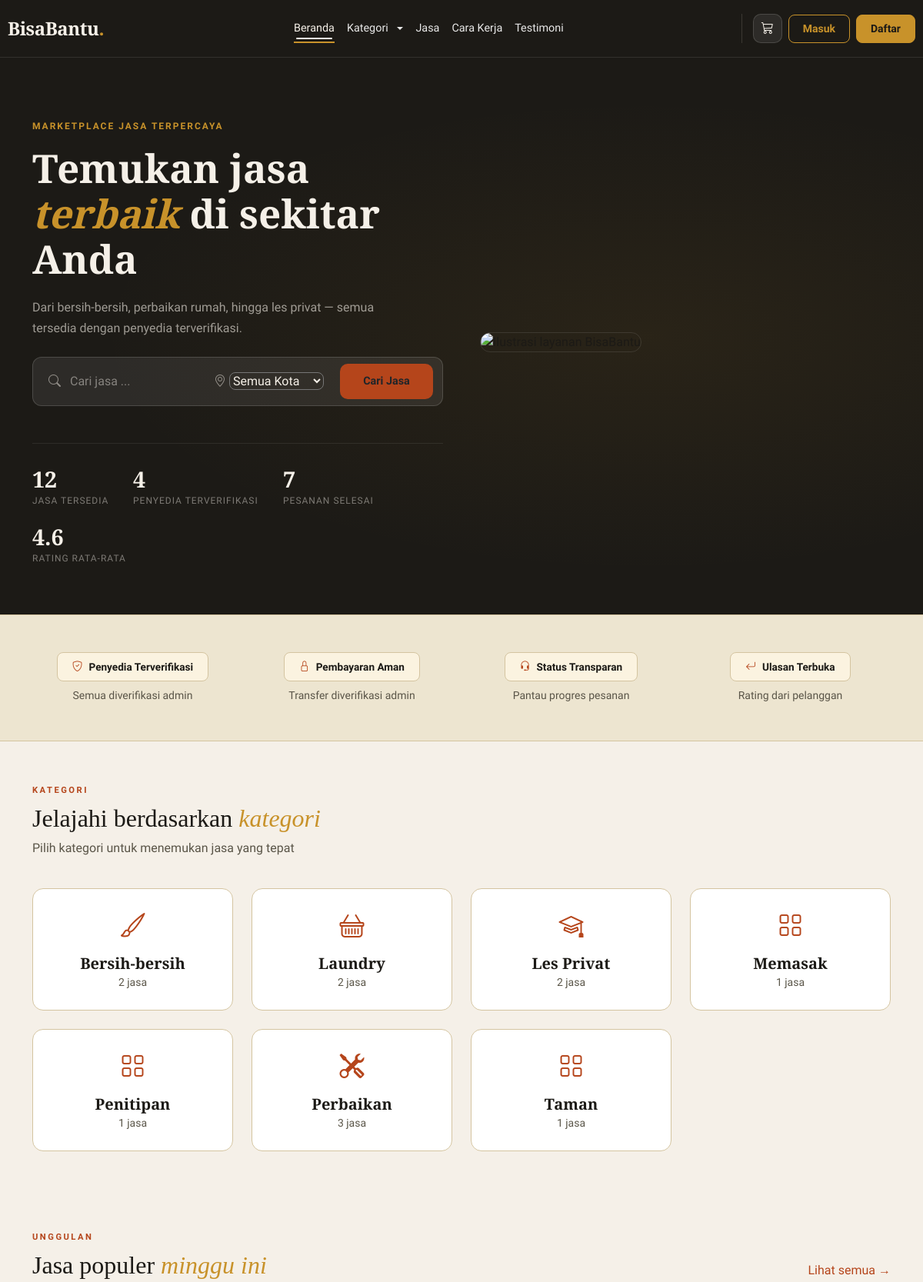
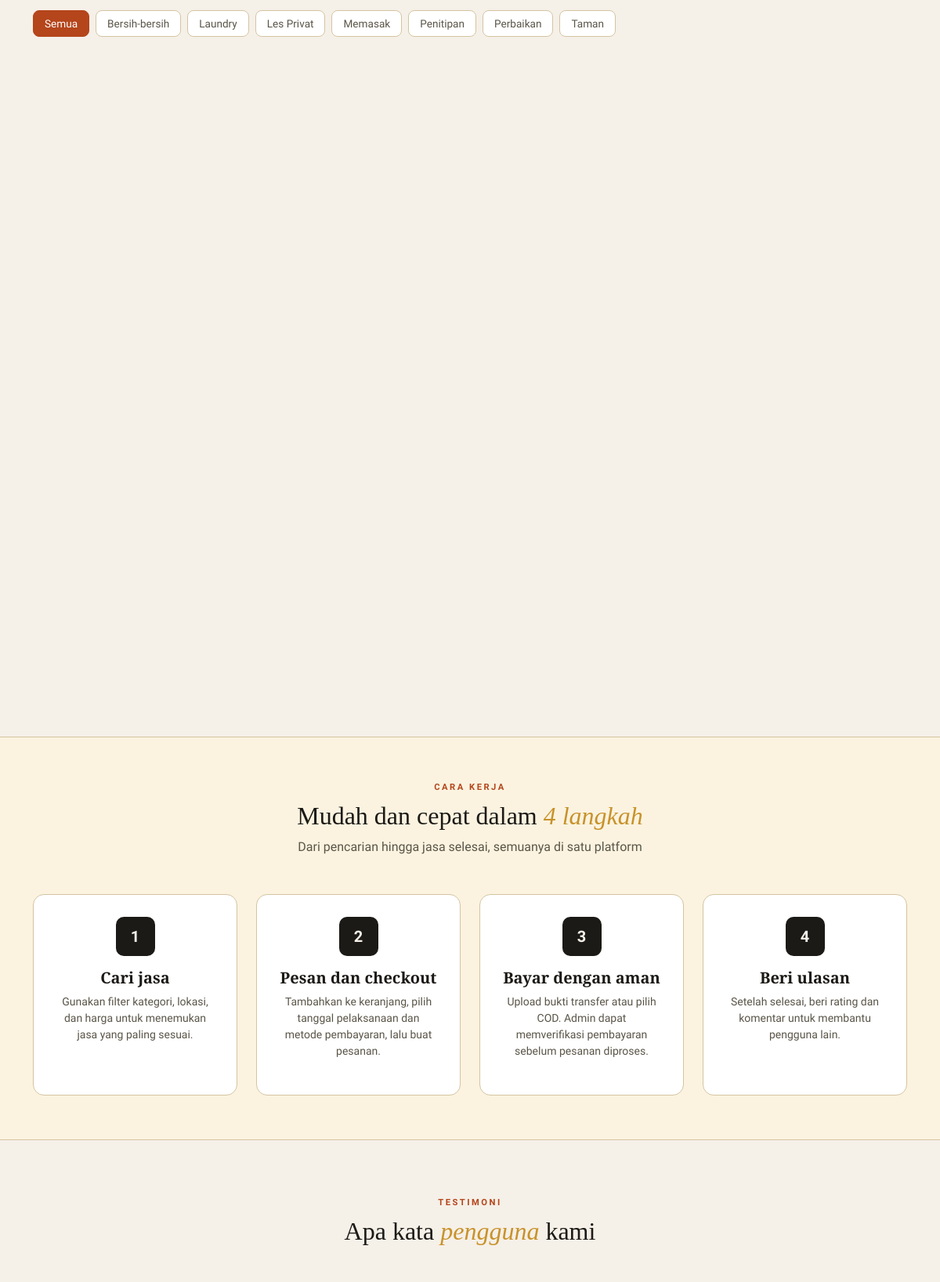
The page / (upper part) on the database its author committed (2 pictures, top to bottom).
### tables this page shows
CREATE TABLE `categories` (
  `id` int NOT NULL AUTO_INCREMENT,
  `name` varchar(50) NOT NULL,
  `description` text,
  `created_at` timestamp NOT NULL DEFAULT CURRENT_TIMESTAMP,
  PRIMARY KEY (`id`)
);

### src/controllers/HomeController.php (called while the page is built)
<?php
include __DIR__ . '/../views/layout/header.php';
include __DIR__ . '/../views/public/home.php';
include __DIR__ . '/../views/layout/footer.php';

### src/helpers/functions.php (called while the page is built, shortened)
<?php
function base_url($path = '') {
    $scheme = (!empty($_SERVER['HTTPS']) && $_SERVER['HTTPS'] !== 'off') ? 'https' : 'http';
    $host = $_SERVER['HTTP_HOST'] ?? 'localhost';
    $scriptDir = rtrim(dirname($_SERVER['SCRIPT_NAME']), '/\\');
    $base = $scheme . '://' . $host . $scriptDir;
    return rtrim($base, '/\\') . '/' . ltrim($path, '/\\');
}
function e($value) {
    return htmlspecialchars($value, ENT_QUOTES, 'UTF-8');
}
function category_icon($name) {
    $icons = [
        'bersih' => 'bi-brush',
        'perbaikan' => 'bi-tools',
        'les' => 'bi-mortarboard',
        'laundry' => 'bi-basket',
        'kecantikan' => 'bi-stars',
        'transport' => 'bi-truck',
    ];
    $lower = strtolower($name);
    foreach ($icons as $key => $icon) {
        if (str_contains($lower, $key)) {
            return $icon;
        }
    }
    return 'bi-grid';
}
function slugify($value) {
    $value = strtolower(trim((string) $value));
    $value = preg_replace('/[^a-z0-9]+/i', '-', $value);
    return trim($value, '-') ?: 'lainnya';
}

### src/models/ServiceModel.php (called while the page is built, shortened)
<?php
class ServiceModel {
    private $pdo;
    public function __construct($pdo) {
        $this->pdo = $pdo;
    }
    public function getAllActive() {
        $stmt = $this->pdo->query('
            SELECT s.*, u.name as provider_name, u.is_verified as provider_verified, c.name as category_name,
                   COALESCE(AVG(r.rating), 0) as avg_rating,
                   COUNT(r.id) as review_count
            FROM services s
            JOIN users u ON s.provider_id = u.id
            JOIN categories c ON s.category_id = c.id
            LEFT JOIN reviews r ON r.service_id = s.id
            WHERE s.is_active = 1 AND u.is_verified = 1
            GROUP BY s.id
            ORDER BY s.created_at DESC
        ');
        return $stmt->fetchAll();
    }
    public function getPopularActive($limit = 8) {
        $stmt = $this->pdo->prepare('
            SELECT s.*, u.name as provider_name, u.is_verified as provider_verified, c.name as category_name,
                   COALESCE(rr.avg_rating, 0) as avg_rating,
                   COALESCE(rr.review_count, 0) as review_count,
                   COALESCE(oo.order_count, 0) as order_count,
                   COALESCE(oo.order_quantity, 0) as order_quantity
            FROM services s
            JOIN users u ON s.provider_id = u.id
            JOIN categories c ON s.category_id = c.id
            LEFT JOIN (
                SELECT service_id, AVG(rating) as avg_rating, COUNT(id) as review_count
                FROM reviews
                GROUP BY service_id
            ) rr ON rr.service_id = s.id
            LEFT JOIN (
                SELECT oi.service_id,
                       COUNT(DISTINCT o.id) as order_count,
                       COALESCE(SUM(oi.quantity), 0) as order_quantity
                FROM order_items oi
                JOIN orders o ON o.id = oi.order_id
                WHERE o.status IN ("paid", "accepted", "in_progress", "completed")
                GROUP BY oi.service_id
            ) oo ON oo.service_id = s.id
            WHERE s.is_active = 1
              AND u.is_verified = 1
              AND (COALESCE(oo.order_count, 0) > 0 OR COALESCE(rr.review_count, 0) > 0)
            ORDER BY COALESCE(oo.order_quantity, 0) DESC,
                     COALESCE(oo.order_count, 0) DESC,
                     COALESCE(rr.avg_rating, 0) DESC,
                     COALESCE(rr.review_count, 0) DESC,
                     s.created_at DESC
            LIMIT ?
        ');
        $stmt->bindValue(1, (int) $limit, PDO::PARAM_INT);
        $stmt->execute();
        return $stmt->fetchAll();
    }
    public function countActive() {
        $stmt = $this->pdo->query('
            SELECT COUNT(s.id)
            FROM services s
            JOIN users u ON s.provider_id = u.id
            WHERE s.is_active = 1 AND u.is_verified = 1
        ');
        return (int) $stmt->fetchColumn();
    }
}

### src/models/UserModel.php (called while the page is built, shortened)
<?php
class UserModel {
    private $pdo;
    public function __construct($pdo) {
        $this->pdo = $pdo;
    }
    public function countVerifiedProviders() {
        $stmt = $this->pdo->query('SELECT COUNT(id) FROM users WHERE role = "provider" AND is_verified = 1');
        return (int) $stmt->fetchColumn();
    }
}

### src/models/OrderModel.php (called while the page is built, shortened)
<?php
class OrderModel {
    private $pdo;
    public function __construct($pdo) {
        $this->pdo = $pdo;
    }
    public function getAll() {
        $stmt = $this->pdo->query('
            SELECT o.*, ub.name as buyer_name, up.name as provider_name
            FROM orders o
            JOIN users ub ON o.buyer_id = ub.id
            JOIN users up ON o.provider_id = up.id
            ORDER BY o.created_at DESC
        ');
        return $stmt->fetchAll();
    }
}

### src/models/CategoryModel.php (called while the page is built, shortened)
<?php
class CategoryModel {
    private $pdo;
    public function __construct($pdo) {
        $this->pdo = $pdo;
    }
    public function getAllWithServiceCount() {
        $stmt = $this->pdo->query('
            SELECT c.*, COUNT(u.id) as service_count
            FROM categories c
            LEFT JOIN services s ON s.category_id = c.id AND s.is_active = 1
            LEFT JOIN users u ON s.provider_id = u.id AND u.is_verified = 1
            GROUP BY c.id
            ORDER BY c.name ASC
        ');
        return $stmt->fetchAll();
    }
}

### src/views/public/home.php (the view, shortened to what this page needs)
<?php
require_once __DIR__ . '/../../models/ServiceModel.php';
require_once __DIR__ . '/../../models/CategoryModel.php';
require_once __DIR__ . '/../../models/UserModel.php';
require_once __DIR__ . '/../../models/OrderModel.php';
$serviceModel = new ServiceModel($pdo);
$categoryModel = new CategoryModel($pdo);
$userModel = new UserModel($pdo);
$orderModel = new OrderModel($pdo);
$activeHomeServices = $serviceModel->getAllActive();
$homeServices = $serviceModel->getPopularActive(8);
$homeCategories = $categoryModel->getAllWithServiceCount();
$activeServiceCount = $serviceModel->countActive();
$verifiedProviderCount = $userModel->countVerifiedProviders();
$completedOrderCount = count(array_filter($orderModel->getAll(), fn($order) => $order['status'] === 'completed'));
$avgRating = 0;
$brandImagePath = 'src/assets/uploads/images/brand.png';
$brandImageUrl = base_url($brandImagePath);
$ratingRows = array_filter($activeHomeServices, fn($service) => (int) $service['review_count'] > 0);
if (!empty($ratingRows)) {
    $avgRating = array_sum(array_map(fn($service) => (float) $service['avg_rating'], $ratingRows)) / count($ratingRows);
}
?>
<section class="hero" id="beranda">
    <div class="container">
        <div class="row align-items-center g-5">
            <div class="col-lg-6">
                <div class="hero-eyebrow">Marketplace Jasa Terpercaya</div>
                <h1 class="hero-title">Temukan jasa <em>terbaik</em> di sekitar Anda</h1>
                <p class="hero-desc">Dari bersih-bersih, perbaikan rumah, hingga les privat — semua tersedia dengan penyedia terverifikasi.</p>
                <form class="search-box mt-4" id="heroSearchForm" role="search" action="<?= base_url('index.php') ?>" method="get">
                    <div class="row g-2 align-items-center">
                        <div class="col-md-5">
                            <i class="bi bi-search ms-2"></i>
                            <input type="search" id="heroSearchInput" name="search" class="form-control-plaintext d-inline w-75" placeholder="Cari jasa ..." style="padding-left: 8px;" autocomplete="off">
                        </div>
                        <div class="col-md-4">
                            <i class="bi bi-geo-alt ms-2"></i>
                            <select id="heroSearchCity" name="location" class="form-select-plaintext d-inline w-75" aria-label="Pilih kota">
                                <option value="">Semua Kota</option>
                            </select>
                        </div>
                        <div class="col-md-3">
                            <button type="submit" class="btn w-100 btn-hero-search">Cari Jasa</button>
                        </div>
                    </div>
                </form>
                <div class="hero-stats-row">
                    <div class="stat-card">
                        <div class="stat-number"><?= (int) $activeServiceCount ?></div>
                        <div class="stat-label">Jasa tersedia</div>
                    </div>
                    <div class="stat-card">
                        <div class="stat-number"><?= (int) $verifiedProviderCount ?></div>
                        <div class="stat-label">Penyedia terverifikasi</div>
                    </div>
                    <div class="stat-card">
                        <div class="stat-number"><?= (int) $completedOrderCount ?></div>
                        <div class="stat-label">Pesanan selesai</div>
                    </div>
                    <div class="stat-card">
                        <div class="stat-number"><?= $avgRating > 0 ? e(number_format($avgRating, 1)) : '0.0' ?></div>
                        <div class="stat-label">Rating rata-rata</div>
                    </div>
                </div>
            </div>
            <div class="col-lg-6 d-none d-lg-block hero-visual img">
                <img src="<?= e($brandImageUrl) ?>" alt="Ilustrasi layanan BisaBantu" class="img-fluid w-100">
            </div>
        </div>
    </div>
</section>
<section class="features-strip py-5" id="fitur">
    <div class="container">
        <div class="row text-center g-4 justify-content-center">
            <div class="col-md-3">
                <div class="feature-badge" data-toast="Semua penyedia diverifikasi oleh tim admin BisaBantu" data-toast-type="info"><i class="bi bi-shield-check me-2"></i>Penyedia Terverifikasi</div>
                <p class="small section-sub mt-2 mb-0">Semua diverifikasi admin</p>
            </div>
            <div class="col-md-3">
                <div class="feature-badge" data-toast="Bukti transfer diverifikasi admin sebelum pesanan diproses" data-toast-type="info"><i class="bi bi-lock me-2"></i>Pembayaran Aman</div>
                <p class="small section-sub mt-2 mb-0">Transfer diverifikasi admin</p>
            </div>
            <div class="col-md-3">
                <div class="feature-badge" data-toast="Notifikasi membantu pembeli dan penyedia mengikuti status pesanan" data-toast-type="info"><i class="bi bi-headset me-2"></i>Status Transparan</div>
                <p class="small section-sub mt-2 mb-0">Pantau progres pesanan</p>
            </div>
            <div class="col-md-3">
                <div class="feature-badge" data-toast="Ulasan pelanggan membantu menjaga kualitas penyedia jasa" data-toast-type="info"><i class="bi bi-arrow-return-left me-2"></i>Ulasan Terbuka</div>
                <p class="small section-sub mt-2 mb-0">Rating dari pelanggan</p>
            </div>
        </div>
    </div>
</section>
<section class="container my-5 py-2" id="kategori">
    <div class="section-eyebrow">Kategori</div>
    <h2 class="section-title">Jelajahi berdasarkan <em>kategori</em></h2>
    <p class="section-sub">Pilih kategori untuk menemukan jasa yang tepat</p>
    <div class="row g-4 mt-3">
        <?php foreach ($homeCategories as $category): ?>
            <?php $categorySlug = slugify($category['name']); ?>
            <div class="col-6 col-md-3">
                <div class="category-card" data-category="<?= e($categorySlug) ?>" data-services-url="<?= e(base_url('index.php?page=services&category=' . rawurlencode($categorySlug))) ?>">
                    <div class="category-icon"><i class="bi <?= e(category_icon($category['name'])) ?>"></i></div>
                    <h5 class="mb-0"><?= e($category['name']) ?></h5>
                    <small class="section-sub"><?= (int) $category['service_count'] ?> jasa</small>
                </div>
            </div>
        <?php endforeach; ?>
    </div>
</section>
<section class="container my-5" id="layanan-jasa">
    <div class="d-flex justify-content-between align-items-end flex-wrap gap-2">
        <div>
            <div class="section-eyebrow">Unggulan</div>
            <h2 class="section-title">Jasa populer <em>minggu ini</em></h2>
        </div>
        <a href="<?= base_url('index.php?page=services') ?>" class="link-accent" id="viewAllServices">Lihat semua →</a>
    </div>
    <div class="mt-3 mb-4 filter-pills d-flex flex-wrap gap-2" role="group" aria-label="Filter kategori jasa">
        <button type="button" class="filter-pill active" data-filter="semua" aria-pressed="true">Semua</button>
        <?php foreach ($homeCategories as $category): ?>
            <button type="button" class="filter-pill" data-filter="<?= e(slugify($category['name'])) ?>" aria-pressed="false"><?= e($category['name']) ?></button>
        <?php endforeach; ?>
    </div>
    <div class="row g-4" id="servicesGrid">
        <?php if (empty($homeServices)): ?>
            <div class="col-12">
                <div class="alert alert-info">Belum ada layanan aktif dari penyedia terverifikasi.</div>
            </div>
        <?php else: ?>
            <?php foreach ($homeServices as $service): ?>
                <?php
                $serviceCategorySlug = slugify($service['category_name']);
                ?>
                <div class="col-md-6 col-lg-3" data-service-card data-category="<?= e($serviceCategorySlug) ?>" data-title="<?= e($service['title']) ?>" data-detail-url="<?= e(base_url('index.php?page=service_detail&id=' . (int) $service['id'])) ?>">
                </div>
            <?php endforeach; ?>
        <?php endif; ?>
    </div>
</section>
<section class="section-steps py-5" id="cara-kerja">
    <div class="container my-2">
        <div class="text-center mb-5">
            <div class="section-eyebrow">Cara Kerja</div>
            <h2 class="section-title">Mudah dan cepat dalam <em>4 langkah</em></h2>
            <p class="section-sub">Dari pencarian hingga jasa selesai, semuanya di satu platform</p>
        </div>
        <div class="row g-4">
            <div class="col-md-3">
                <div class="step-card">
                    <div class="step-number">1</div>
                    <h5>Cari jasa</h5>
                    <p class="small section-sub">Gunakan filter kategori, lokasi, dan harga untuk menemukan jasa yang paling sesuai.</p>
                </div>
            </div>
            <div class="col-md-3">
                <div class="step-card">
                    <div class="step-number">2</div>
                    <h5>Pesan dan checkout</h5>
                    <p class="small section-sub">Tambahkan ke keranjang, pilih tanggal pelaksanaan dan metode pembayaran, lalu buat pesanan.</p>
                </div>
            </div>
            <div class="col-md-3">
                <div class="step-card">
                    <div class="step-number">3</div>
                    <h5>Bayar dengan aman</h5>
                    <p class="small section-sub">Upload bukti transfer atau pilih COD. Admin dapat memverifikasi pembayaran sebelum pesanan diproses.</p>
                </div>
            </div>
            <div class="col-md-3">
                <div class="step-card">
                    <div class="step-number">4</div>
                    <h5>Beri ulasan</h5>
                    <p class="small section-sub">Setelah selesai, beri rating dan komentar untuk membantu pengguna lain.</p>
                </div>
            </div>
        </div>
    </div>
</section>
<section class="container my-5 py-4" id="testimoni">
    <div class="text-center mb-5">
        <div class="section-eyebrow">Testimoni</div>
        <h2 class="section-title">Apa kata <em>pengguna</em> kami</h2>
    </div>
    <div class="row g-4">
    </div>
</section>

### rows shown on the page
categories: name "Bersih-bersih", service_count "2"
categories: name "Laundry", service_count "2"
categories: name "Les Privat", service_count "2"
categories: name "Memasak", service_count "1"
categories: name "Penitipan", service_count "1"
categories: name "Perbaikan", service_count "3"
categories: name "Taman", service_count "1"

### other values the page prints
$activeServiceCount "12"
$verifiedProviderCount "4"
$completedOrderCount "7"
$avgRating "4.6"
